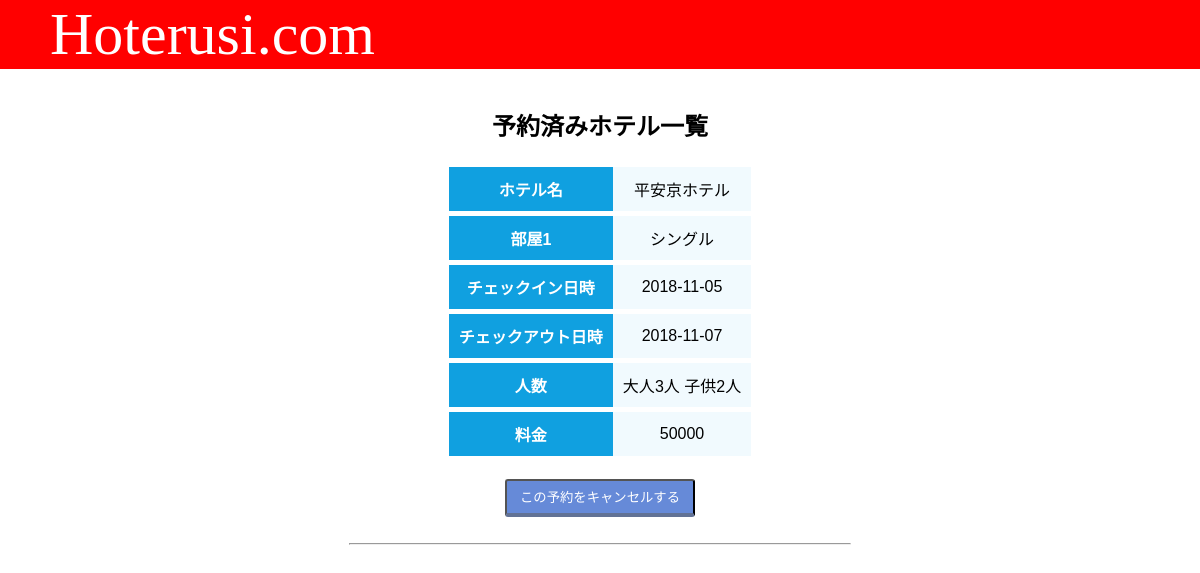
The page /reservation_info_check (signed in) on the database its author committed.
### tables this page shows
CREATE TABLE "hotel" (
	`hotel_id`	TEXT NOT NULL UNIQUE,
	`hotel_name`	TEXT NOT NULL,
	`hotel_address`	TEXT NOT NULL,
	`image`	TEXT,
	PRIMARY KEY(`hotel_id`)
);

CREATE TABLE `room_type` (
	`room_id`	INTEGER NOT NULL,
	`room_type_name`	TEXT NOT NULL,
	PRIMARY KEY(`room_id`)
);

CREATE TABLE "reservation" (
	`reservation_id`	TEXT NOT NULL UNIQUE,
	`member_id`	TEXT NOT NULL,
	`hotel_id`	TEXT NOT NULL,
	`count_adalt`	INTEGER,
	`count_child`	INTEGER,
	`count_guest_room`	INTEGER NOT NULL,
	`room_type_1`	TEXT,
	`count_person_1`	INTEGER,
	`room_type_2`	TEXT,
	`count_person_2`	INTEGER,
	`room_type_3`	TEXT,
	`count_person_3`	INTEGER,
	`room_type_4`	TEXT,
	`count_person_4`	INTEGER,
	`reservation_date`	TEXT NOT NULL,
	`check_in_date`	TEXT NOT NULL,
	`check_out_date`	TEXT,
	`price`	INTEGER NOT NULL,
	PRIMARY KEY(`reservation_id`,`hotel_id`,`member_id`)
);

### logic/reservation_info_check.py (the view)
@re_ch.route('/reservation_info_check') #関数の開始
def reservation_info_check():
    con = sqlite3.connect('hoterusi.db') #hoterusi.dbに接続
    con.row_factory = sqlite3.Row #生データを取得するように設定（これによってカラム名も取得できる）
    cur = con.cursor() #おまじない
    member_id = session.get('member_id')
    cur.execute("SELECT * FROM reservation WHERE member_id=?", (member_id,)) #member_idを基に検索をかける
    reservation = cur.fetchall() #検索の結果出力されたデータを連想配列？で格納
    i = 0
    reservation_info = {}
    for record in reservation:
        record_dict = dict(record)
        cur.execute("SELECT hotel_name FROM hotel WHERE hotel_id=?", (record["hotel_id"],)) #hotel_idを基に検索をかけるselect文実行
        hotels = cur.fetchone() #select文で取得したレコｰﾄﾞを格納
        hotel_name = hotels['hotel_name'] #ホテル名を変数に格納
        reservation_info[i] = record_dict #予約テーブルのレコードをそのまま入れる
        reservation_info[i]['hotel_name'] = hotel_name #ホテル名をキーと共に新規追加
        if 'room_type_name' not in reservation_info[i]:
            reservation_info[i]['room_type'] = [] #新しいkeyを定義しておく
        for type_i in range(1, 5):#4回ループ
            type_num = str(type_i)#文字列型にしておく
            if record['room_type_' + type_num]:#空じゃなかったらタイプ名取得して格納
                reservation_info[i]['room_type'].append(func.roomtype_get(record['room_type_' + type_num]))
        reservation_info[i]['room_type'] = reservation_info[i]['room_type']
        i += 1
    test = "room_types"
    con.close()
    return render_template('reservation_info_check.html', reservations=reservation_info, test=test)

### logic/func.py (called while the page is built)
def roomtype_get(room_type_num):
    conn = sqlite3.connect('hoterusi.db')
    c = conn.cursor()
    c.execute("SELECT room_type_name FROM room_type WHERE room_id=?", (room_type_num,))
    result = c.fetchone()[0]
    return result

### templates/reservation_info_check.html (shortened to what this page needs)
<!DOCTYPE html>
<html>
<head>
  <link rel="stylesheet" href="../static/main.css">
  <link rel="stylesheet" href="../static/button.css">
</head>
<header>Hoterusi.com</header>
<body>
  <br>
  <h2>予約済みホテル一覧</h2>
  {% for key, val in reservations.items() %}
  <form action="/reservation_cancel" method="post">
    <table>
      <tr>
        <th>ホテル名</th>
        <td>{{ val['hotel_name'] }}</td>
      </tr>
      {% for name in val['room_type'] %}
      <tr>
        <th>部屋{{ loop.index0 + 1 }}</th>
        <td>{{ name }}</td>
      </tr>
      {% endfor %}
      <tr>
        <th>チェックイン日時</th>
        <td>{{ val['check_in_date'] }}</td>
      </tr>
      <tr>
        <th>チェックアウト日時</th>
        <td>{{ val['check_out_date'] }}</td>
      </tr>
      <th>人数</th>
      <td>大人{{ val['count_adalt'] }}人 子供{{ val['count_child'] }}人</td>
      <tr>
        <th>料金</th>
        <td>{{ val['price'] }}</td>
      </tr>
    </table>
    <br>
    <input type="submit" value="この予約をキャンセルする" class="square_btn">
    <br><br>
    <hr width="500px"><br><br><br>
  </form>
  {% endfor %}
</body>
</html>

### static/main.css (style rules this page uses)
header { background-color: red; font-size: 60px; color: #fff; font-family: 'arial black'; text-align: left; padding-left:50px; }
body { -webkit-text-size-adjust: auto; max-width: 100%; background-color: white; color: #000; text-align: center; margin: 0; margin-bottom: 50px; padding: 0; }
body, input, button { font-family: Quicksand, 游ゴシック体, "Yu Gothic", YuGothic, "ヒラギノ角ゴシック Pro", "Hiragino Kaku Gothic Pro", メイリオ, Meiryo, Osaka, "ＭＳ Ｐゴシック", "MS PGothic", sans-serif; }
h2 { font-size: 1.5em; }
table { border-collapse: separate; border-spacing: 0px 5px; margin: 0 auto; }
td,th { padding: 10px; }
th { background: #10a0e0; color: #fff; }
td { background: #f1fafe; }
tr { border: 1px; }

### static/button.css (style rules this page uses)
.square_btn { display: inline-block; padding: 0.5em 1em; text-decoration: none; background: #668ad8; color: #FFF; border-bottom: solid 4px #627295; border-radius: 3px; }

### rows shown on the page
hotel: hotel_name "平安京ホテル"
room_type: room_type_name "シングル"
reservation: check_in_date "2018-11-05", check_out_date "2018-11-07", price "50000"

### other values the page prints
{{ val['count_adalt'] }} "3"
{{ val['count_child'] }} "2"
